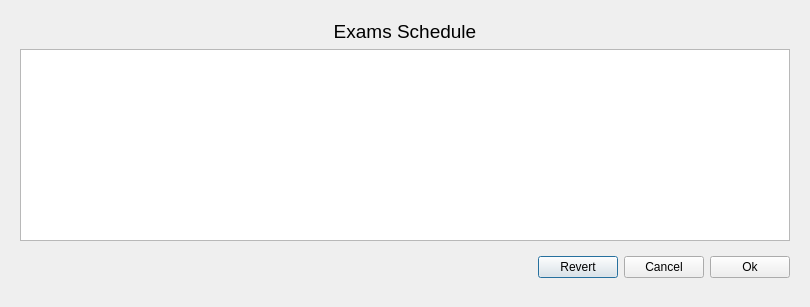
<?xml version="1.0" encoding="UTF-8"?>
<ui version="4.0">
 <class>examDialog</class>
 <widget class="QDialog" name="examDialog">
  <property name="geometry">
   <rect>
    <x>0</x>
    <y>0</y>
    <width>810</width>
    <height>306</height>
   </rect>
  </property>
  <property name="sizePolicy">
   <sizepolicy hsizetype="Minimum" vsizetype="Minimum">
    <horstretch>0</horstretch>
    <verstretch>0</verstretch>
   </sizepolicy>
  </property>
  <property name="windowTitle">
   <string>Exam Dialog</string>
  </property>
  <property name="windowIcon">
   <iconset resource="../../../../resources/connectionstatus.qrc">
    <normaloff>:/icons/icon.ico</normaloff>:/icons/icon.ico</iconset>
  </property>
  <layout class="QGridLayout" name="gridLayout_4">
   <item row="0" column="0">
    <widget class="QFrame" name="frameAll">
     <property name="styleSheet">
      <string notr="true">#frameAll {
	border: 0px solids;
}</string>
     </property>
     <property name="frameShape">
      <enum>QFrame::StyledPanel</enum>
     </property>
     <property name="frameShadow">
      <enum>QFrame::Raised</enum>
     </property>
     <layout class="QGridLayout" name="gridLayout_3">
      <item row="2" column="0">
       <widget class="QFrame" name="frameBtns">
        <property name="styleSheet">
         <string notr="true">#frameBtns {
	border: 0px solids;
}</string>
        </property>
        <property name="frameShape">
         <enum>QFrame::StyledPanel</enum>
        </property>
        <property name="frameShadow">
         <enum>QFrame::Raised</enum>
        </property>
        <layout class="QGridLayout" name="gridLayout_2">
         <property name="rightMargin">
          <number>0</number>
         </property>
         <item row="0" column="1">
          <layout class="QGridLayout" name="gridLayout">
           <item row="0" column="0">
            <widget class="QPushButton" name="pushButtonRevert">
             <property name="toolTip">
              <string>&lt;html&gt;&lt;head/&gt;&lt;body&gt;&lt;p&gt;Revert changes&lt;/p&gt;&lt;/body&gt;&lt;/html&gt;</string>
             </property>
             <property name="text">
              <string>Revert</string>
             </property>
            </widget>
           </item>
           <item row="0" column="1">
            <widget class="QPushButton" name="pushButtonCancel">
             <property name="toolTip">
              <string>&lt;html&gt;&lt;head/&gt;&lt;body&gt;&lt;p&gt;Discard and hide&lt;/p&gt;&lt;/body&gt;&lt;/html&gt;</string>
             </property>
             <property name="text">
              <string>Cancel</string>
             </property>
            </widget>
           </item>
           <item row="0" column="2">
            <widget class="QPushButton" name="pushButtonOk">
             <property name="toolTip">
              <string>&lt;html&gt;&lt;head/&gt;&lt;body&gt;&lt;p&gt;Save and hide&lt;/p&gt;&lt;/body&gt;&lt;/html&gt;</string>
             </property>
             <property name="text">
              <string>Ok</string>
             </property>
            </widget>
           </item>
          </layout>
         </item>
         <item row="0" column="0">
          <spacer name="horizontalSpacer">
           <property name="orientation">
            <enum>Qt::Horizontal</enum>
           </property>
           <property name="sizeHint" stdset="0">
            <size>
             <width>40</width>
             <height>20</height>
            </size>
           </property>
          </spacer>
         </item>
        </layout>
        <zorder></zorder>
        <zorder>horizontalSpacer</zorder>
       </widget>
      </item>
      <item row="1" column="0">
       <widget class="QTableWidget" name="tableWidget">
        <property name="sizePolicy">
         <sizepolicy hsizetype="Minimum" vsizetype="Minimum">
          <horstretch>0</horstretch>
          <verstretch>0</verstretch>
         </sizepolicy>
        </property>
       </widget>
      </item>
      <item row="0" column="0">
       <widget class="QLabel" name="labelHeader">
        <property name="sizePolicy">
         <sizepolicy hsizetype="Minimum" vsizetype="Minimum">
          <horstretch>0</horstretch>
          <verstretch>0</verstretch>
         </sizepolicy>
        </property>
        <property name="text">
         <string>&lt;html&gt;&lt;head/&gt;&lt;body&gt;&lt;p align=&quot;center&quot;&gt;&lt;span style=&quot; font-size:14pt;&quot;&gt;Exams Schedule&lt;/span&gt;&lt;/p&gt;&lt;/body&gt;&lt;/html&gt;</string>
        </property>
       </widget>
      </item>
     </layout>
    </widget>
   </item>
  </layout>
 </widget>
 <resources>
  <include location="../../../../resources/connectionstatus.qrc"/>
 </resources>
 <connections/>
</ui>
